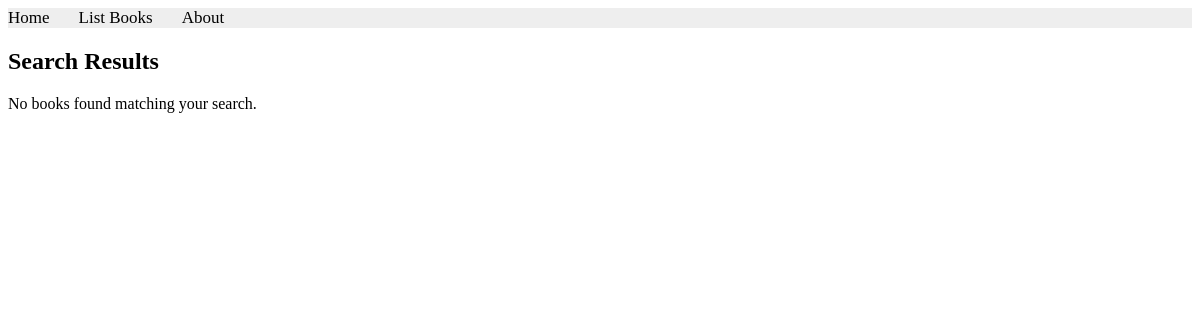
The app's page /books/simple/query/, older data.
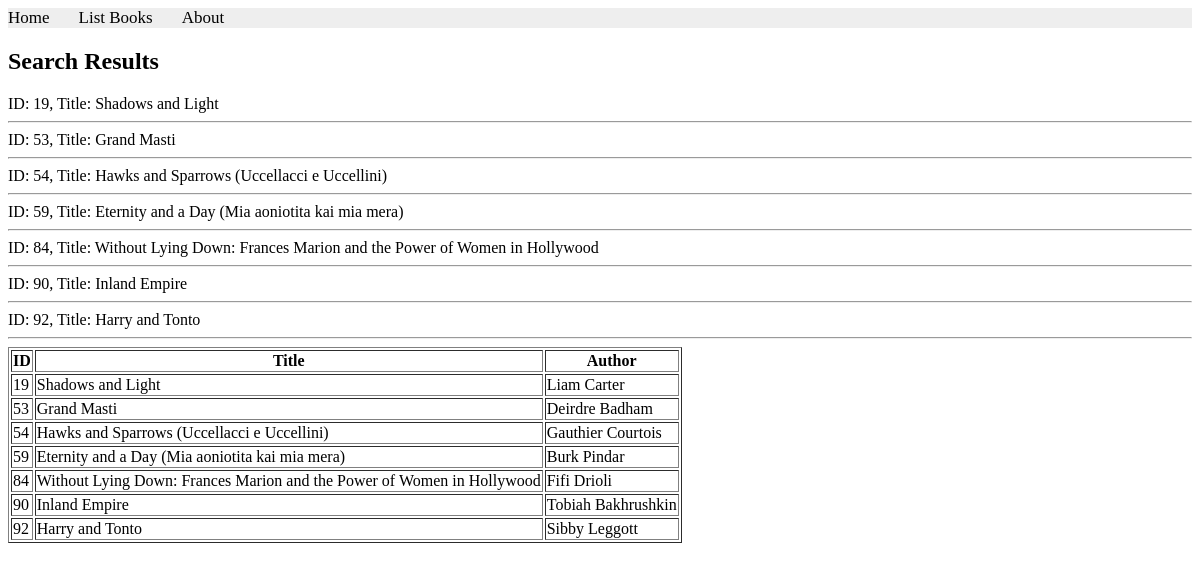
The same page, newer data.
### apps/bookmodule/models.py (models this page shows)
class Book(models.Model):
    title = models.CharField(max_length = 50)
    author = models.CharField(max_length = 50)
    price = models.FloatField(default = 0.0)
    edition = models.SmallIntegerField(default = 1)

### apps/bookmodule/views.py (the view)
# urls.py: path('simple/query/', views.simple_query, name="books.simpleQuery"),
def simple_query(request):
    mybooks=Book.objects.filter(title__icontains='and')
    return render(request, 'bookmodule/bookList.html', {'books':mybooks})

### apps/templates/bookmodule/bookList.html (shortened to what this page needs)
{% extends "layouts/base.html" %}
{% load static %}
{% block content %}
<h2>Search Results</h2>
{% for obj in books %}
    ID: {{obj.id}}, Title: {{obj.title}}
    <hr>
{% endfor %}
    {% if books %}
        <table border="1">
            <tr>
                <th>ID</th>
                <th>Title</th>
                <th>Author</th>
            </tr>
            {% for book in books %}
            <tr>
                <td>{{ book.id }}</td>
                <td>{{ book.title }}</td>
                <td>{{ book.author }}</td>
            </tr>
            {% endfor %}
        </table>
    {% else %}
        <p>No books found matching your search.</p>
    {% endif %}
{% endblock content %}

### apps/templates/layouts/base.html (shortened to what this page needs)
<!DOCTYPE html>
<html>
{% load static %}
<head>
  <link rel="stylesheet" href="https://cdnjs.cloudflare.com/ajax/libs/font-awesome/4.7.0/css/font-awesome.min.css">
  <link rel="stylesheet" href="{% static 'styles.css' %}">
</head>
<body>
    {% include "includes/header.html" %}
    {% block content %} {% endblock content %}
</body>
</html>

### apps/templates/includes/header.html
{% with request.resolver_match.url_name as url_name %}
<div class="topnav">
    <a class="{% if url_name == 'books.index' %}active{% endif %}" href="{% url "books.index" %}">Home</a>
    <a class="{% if url_name == 'books.list_books' %}active{% endif %}" href="{% url "books.list_books" %}">List Books</a>
    <a class="{% if url_name == 'books.aboutus' %}active{% endif %}" href="{% url "books.aboutus" %}">About</a>
</div>
{% endwith %}

### apps/static/styles.css (style rules this page uses)
.topnav { background-color: #eeeeee; width: 100%; }
.topnav a { color: #000000; text-align: center; margin-right: 25px; text-decoration: none; font-size: 17px; }

Row changes from the older to the newer data that the page shows:
added Book: id "19", title "Shadows and Light", author "Liam Carter"
added Book: id "53", title "Grand Masti", author "Deirdre Badham"
added Book: id "54", title "Hawks and Sparrows (Uccellacci e Uccellini)", author "Gauthier Courtois"
added Book: id "59", title "Eternity and a Day (Mia aoniotita kai mia mera)", author "Burk Pindar"
added Book: id "84", title "Without Lying Down: Frances Marion and the Power of Women in Hollywood", author "Fifi Drioli"
added Book: id "90", title "Inland Empire", author "Tobiah Bakhrushkin"
added Book: id "92", title "Harry and Tonto", author "Sibby Leggott"
Text that changed along with them:
text no longer shown: "No books found matching your search."
text now shown: "ID Title Author"
